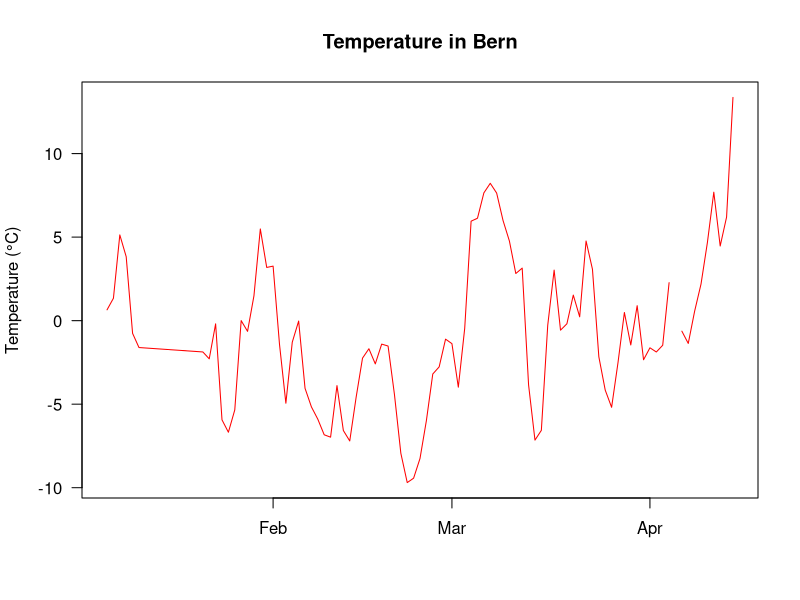

Generate this figure with R:

# -----------------------------------------------------------------------------
# Title: R Script Template

# Description: This is an example of how a sturctured R script may look like

# Author: Simon Knüsel

# Date: 2019-10-01
# -----------------------------------------------------------------------------


# Prepare workspace --------------------

# Set working directory
setwd("/Users/Desktop/R_Basic_Introduction/") # replace with your working directory

# Load all required packages
library(dplyr)


# Load data --------------------
temp <- read.csv("01_Data/temperature.csv")

# Get an overview of data
head(temp)
str(temp)


# Manipulate data --------------------

# Do not forget to comment your code
temp$year <- 2019
temp_bern <- subset(temp, site == "Bern")

# Do not forget to break long code into multiple lines
temp_bern$date <- as.Date(paste(temp_bern$year, temp_bern$month, 
                                temp_bern$day, sep = "-"))


# Plot data --------------------
plot(data = temp_bern, temp ~ date, type = "l", col = "red", 
     xlab = "", ylab = "Temperature (°C)", main = "Temperature in Bern",
     las = 1)


# Save data --------------------
write.csv(x = temp_bern, file = "01_Data/temperature_bern.csv")

